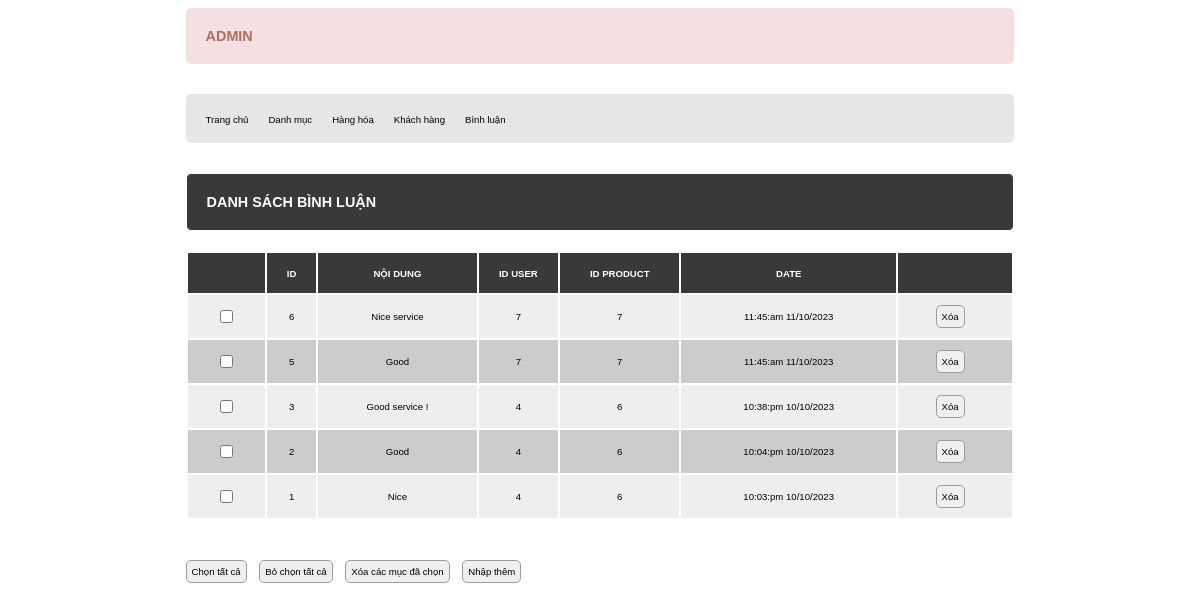
Screenshot of /admin/index.php?act=dsbl with the database file from the repository.
### tables this page shows
CREATE TABLE `binhluan` (
  `id` int NOT NULL,
  `noidung` varchar(255) NOT NULL,
  `iduser` int NOT NULL,
  `idpro` int NOT NULL,
  `ngaybinhluan` varchar(30) NOT NULL
);

### model/pdo.php (called while the page is built, shortened)
<?php
function pdo_get_connection(){
    $dburl = "mysql:host=localhost;dbname=duanmau;charset=utf8";
    $username = 'root';
    $password = '';
    $conn = new PDO($dburl, $username, $password);
    $conn->setAttribute(PDO::ATTR_ERRMODE, PDO::ERRMODE_EXCEPTION);
    return $conn;
}
function pdo_query($sql){
    $sql_args = array_slice(func_get_args(), 1);
    try{
        $conn = pdo_get_connection();
        $stmt = $conn->prepare($sql);
        $stmt->execute($sql_args);
        $rows = $stmt->fetchAll();
        return $rows;
    }
    catch(PDOException $e){
        throw $e;
    }
    finally{
        unset($conn);
    }
}

### model/binhluan.php (called while the page is built, shortened)
<?php
function loadall_binhluan($idpro)
{
    $sql = "SELECT * FROM binhluan WHERE 1 ";
    $sql .= " ORDER BY id DESC";
    $listbl = pdo_query($sql);
    return $listbl;
}
?>

### admin/binhluan/list.php (the view)
<div class="row">
    <div class="row title">
        <h1>DANH SÁCH BÌNH LUẬN</h1>
    </div>
    <div class="row mb20 form-content">
        <table>
            <tr>
                <th></th>
                <th>ID</th>
                <th>Nội dung</th>
                <th>ID User</th>
                <th>ID Product</th>
                <th>Date</th>
                <th></th>
            </tr>
            <?php
            foreach ($listbinhluan as $binhluan) {
                extract($binhluan);
                $xoabl = "index.php?act=xoabl&id=".$id;
                echo '<tr>
                        <td><input type="checkbox" name="" id=""></td>
                        <td>'.$id.'</td>
                        <td>'.$noidung.'</td>
                        <td>'.$iduser.'</td>
                        <td>'.$idpro.'</td>
                        <td>'.$ngaybinhluan.'</td>
                        <td><a href="'.$xoabl.'"><input type="button" value="Xóa"></a></td>
                    </tr>';
            }
            ?>
        </table>
    </div>
    <input type="button" value="Chọn tất cả">
    <input type="button" value="Bỏ chọn tất cả">
    <input type="button" value="Xóa các mục đã chọn">
    <a href="index.php?act=adddm"><button type="button">Nhập thêm</button></a>
</div>

### admin/header.php (shortened to what this page needs)
<!DOCTYPE html>
<html lang="en">
<head>
    <link rel="stylesheet" href="../view/css/style.css">
</head>
<body>
    <div class="container">
        <div class="row mb header-admin">
            <h1>ADMIN</h1>
        </div>
        <div class="row mb menu">
            <ul>
                <li><a href="../index.php">Trang chủ</a></li>
                <li><a href="index.php?act=adddm">Danh mục</a></li>
                <li><a href="index.php?act=addsp">Hàng hóa</a></li>
                <li><a href="index.php?act=dskh">Khách hàng</a></li>
                <li><a href="index.php?act=dsbl">Bình luận</a></li>
            </ul>
        </div>

### admin/index.php (shortened to what this page needs)
<?php
include "../model/pdo.php";
include "../model/binhluan.php";
include "header.php";
if (isset($_GET['act'])) {
    $act = $_GET['act'];
    switch ($act) {
        case 'dsbl':
            $listbinhluan = loadall_binhluan(0);
            include "binhluan/list.php";
            break;
    }
} else {
    include "home.php";
}
include "footer.php";
?>

### admin/footer.php
</body>
</html>

### view/css/style.css (style rules this page uses)
* { box-sizing: border-box; font-family: sans-serif; font-size: 0.8vw; }
.container { width: 70%; margin: 0 auto; }
.row { float: left; width: 100%; }
.mb { margin-bottom: 30px; }
.mb20 { margin-bottom: 20px; }
.title { background-color: #3a3939; border: 1px solid white; font-size: 1vw; color: #fff; border-radius: 5px; }
.title h1 { margin: 20px; font-size: 1.2vw; }
.menu { background-color: rgb(230, 230, 230); border-radius: 5px; }
.menu ul { padding: 10px 20px; height: 30px; }
.menu li { float: left; list-style: none; margin-right: 20px; height: 20px; }
.menu li a { text-decoration: none; color: black; font-weight: 500; }
.header-admin { background-color: rgb(244, 224, 224); border: 1px solid ccc; font-size: 1vw; color: rgb(179, 108, 96); border-radius: 5px; }
.header-admin h1 { margin: 20px; font-size: 1.2vw; }
.form-content { padding: 20px 0; }
.form-content input[type="submit"], input[type="reset"], input[type="button"], button { padding: 5px; margin-right: 10px; border-radius: 5px; border: 1px solid #9d9b9b; }
.form-content table { width: 100%; }
.form-content table th { height: 40px; color: #fff; text-transform: uppercase; background-color: #3a3939; }
.form-content tr:nth-child(even) { background-color: #eee; }
.form-content tr:nth-child(odd) { background-color: #ccc; }
.form-content table td { padding: 10px; text-align: center; }

### rows the page displays
binhluan: id "6", noidung "Nice service", iduser "7", idpro "7", ngaybinhluan "11:45:am 11/10/2023"
binhluan: id "5", noidung "Good", iduser "7", idpro "7", ngaybinhluan "11:45:am 11/10/2023"
binhluan: id "3", noidung "Good service !", iduser "4", idpro "6", ngaybinhluan "10:38:pm 10/10/2023"
binhluan: id "2", noidung "Good", iduser "4", idpro "6", ngaybinhluan "10:04:pm 10/10/2023"
binhluan: id "1", noidung "Nice", iduser "4", idpro "6", ngaybinhluan "10:03:pm 10/10/2023"
